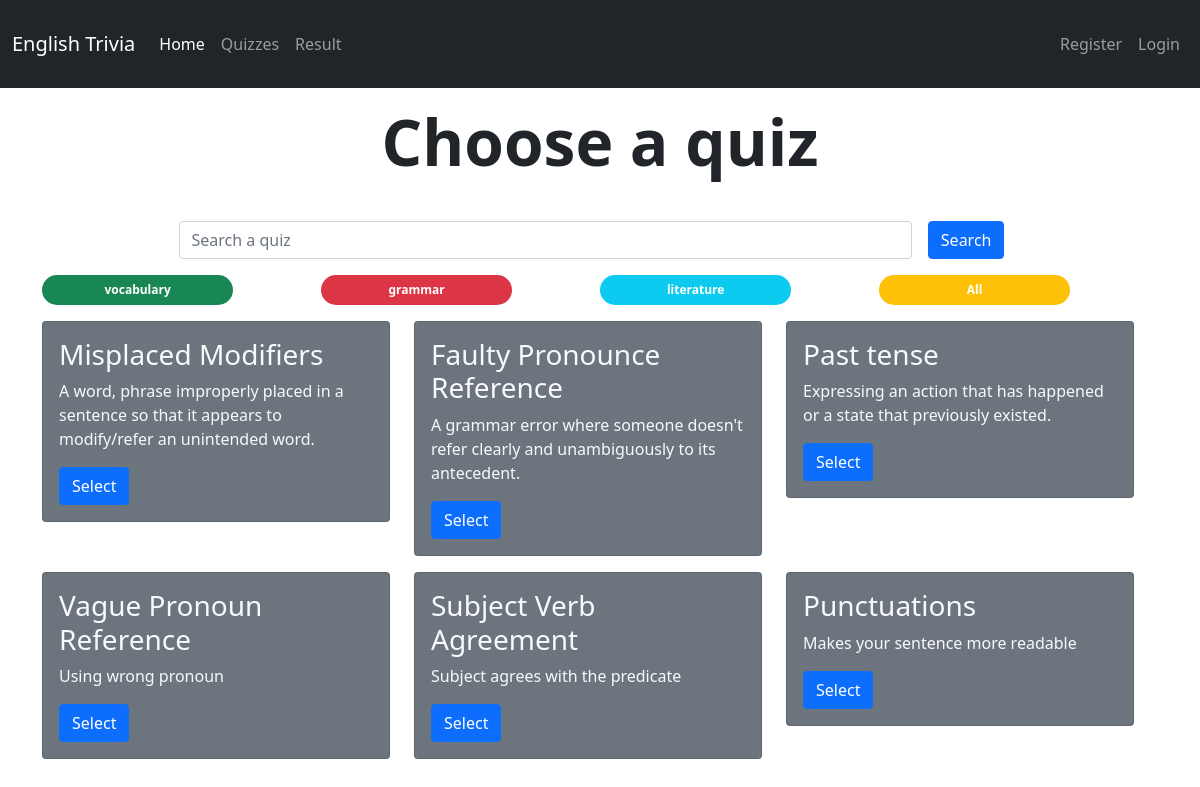
The page /selection on the database its author committed.
### trivia/models.py (models this page shows, shortened)
class Category(models.Model):
  category = models.CharField(max_length=15)
  def __str__(self):
    return self.category

class Quiz(models.Model):
  topic = models.CharField(max_length=100)
  category = models.ForeignKey(Category, on_delete=models.CASCADE, default=None)
  description_text = models.CharField(max_length = 200, default='Description')
  Lesson = models.TextField(max_length = 1000, default="Enter a Text")

### trivia/views.py (the view)
# urls.py: path('selection', views.selection, name='selection'),
def selection(request):
  if request.GET.get('search') is None:
    search = "";
    all_quizzes = Quiz.objects.all
  else:
    search = request.GET['search'];
    all_quizzes = Quiz.objects.filter(topic__icontains=search)
  categories = Category.objects.all
  template = loader.get_template('all_quizzes.html')
  context = {
        'all_quizzes': all_quizzes,
        'search': search,
        'categories': categories
  }
  return HttpResponse(template.render(context, request))

### trivia/templates/all_quizzes.html (shortened to what this page needs)
{% extends "base.html" %}
{% block content %}
<div class="row">
  <div class="text-center mt-3">
    <h1 class="display-3 fw-bold">Choose a quiz</h1>
  </div>
  <form action="{% url 'selection' %}"
    class="row g-3 justify-content-center">
  <div class="col-8">
    <input type="text" class="form-control" id="inputSearch" placeholder="Search a quiz" name="search" value="{{ search }}">
  </div>
  <div class="col-1">
    <button type="submit" class="btn btn-primary mb-3">Search</button>
  </div>
</form>
<div class="row ">
{% for cat in categories %}
<div class="col-3">
  {% if cat.category == "grammar" %}
   <a href="{% url 'category' cat %}" class="rond">
  <span class="mx-auto py-2 badge rounded-pill bg-danger col-9 pil btn">{{ cat.category }}</span></a>
</div>
  {% elif cat.category == "vocabulary"%}
   <a href="{% url 'category' cat %}" class="rond">
  <span class="mx-auto py-2 badge rounded-pill bg-success col-9 pil btn">{{ cat.category }}</span></a>
</div>
  {% else %}
  <a href="{% url 'category' cat %}" class="rond">
  <span class="mx-auto py-2 badge rounded-pill bg-info col-9 pil btn">{{ cat.category }}</span></a>
</div>
  {% endif %}
 {% endfor %}
<div class="col-3">
  <a href="{% url 'selection' %}" class="rond">
  <span class="mx-auto py-2 badge rounded-pill bg-warning col-9 pil btn">All</span></a>
</div>
</div>
  <div class="row">
    {% if all_quizzes %}
    {% for quiz in all_quizzes %}
    <div class="col-sm-4 mt-3">
      <div class="quiz-card">
      <div class="card bg-secondary text-light">
      <div class="card-body">
        <h5 class="card-title h3">{{ quiz.topic }}</h5>
        <p class="card-text">{{ quiz.description_text }}</p>
        <div>
          <a href="/quiz/{{ quiz.id }}/start" class="btn btn-primary text-center">Select</a>
        </div>
      </div>
    </div>
  </div>
    </div>
    {% endfor %}
{% else %}
  <h2 style="margin-top: 0px; padding-left:12rem; padding-top: 4rem;">Sorry, No quiz available.. :(</h2>
   <div class="col-2 mx-auto mb-3 py-5">
      <a href="/selection" class="btn btn-dark my-4" type="button">Go back to main menu</a>
    </div>
{% endif %}
</div>
</div>
{% endblock %}

### trivia/templates/base.html (shortened to what this page needs)
{% load static %}
<!DOCTYPE html>
<html lang="en">
<head>
  <link rel="stylesheet" type="text/css" href="{% static 'css/bootstrap/bootstrap.min.css' %}"/>
<link rel="stylesheet" href="{% static 'css/styles.css' %}"/>
</head>
<body {% block bodystyle %}{% endblock %}>
  <nav class="py-4 navbar navbar-expand-lg navbar-dark bg-dark">
  <div class="container-fluid flex-row d-flex">
      <a href="/" class="navbar-brand">English Trivia</a>
        <div class="collapse navbar-collapse flex" id="navbarCollapse">
            <div class="navbar-nav flex">
                <a href="/" class="nav-item nav-link active">Home</a>
                <a href="/selection" class="nav-item nav-link">Quizzes</a>
                <a href="/scoreboard" class="nav-item nav-link">Result</a>
            </div>
            <div class="navbar-nav ms-auto flex">
              {% if user.is_authenticated %}
              <a href="/profile" class="nav-item nav-link d-flex justify-content-end" style="margin-left: rem;"> profile</a>
              <a href="/logout" class="nav-item nav-link d-flex justify-content-end" style="margin-left: rem;">Logout</a>
              {% else %}
                <a href="/register" class="me- fixed-right nav-item nav-link d-flex justify-content-right" style="margin-left:;">Register</a>
                <a href="/login" class="me nav-item nav-link d-flex justify-content-end" ">Login</a>
            {% endif %}
      </div>
  </div>
</nav>
  <div class="container">
    {% block content %}{% endblock %}
  </div>
</body>
</html>

### trivia/static/css/styles.css (style rules this page uses)
.rond { text-decoration: none; color: white; }

### rows shown on the page
Category: category "vocabulary"
Category: category "grammar"
Category: category "literature"
Quiz: topic "Misplaced Modifiers", description_text "A word, phrase improperly placed in a sentence so that it appears to modify/refer an unintended word."
Quiz: topic "Faulty Pronounce Reference", description_text "A grammar error where someone doesn't refer clearly and unambiguously to its antecedent."
Quiz: topic "Past tense", description_text "Expressing an action that has happened or a state that previously existed."
Quiz: topic "Vague Pronoun Reference", description_text "Using wrong pronoun"
Quiz: topic "Subject Verb Agreement", description_text "Subject agrees with the predicate"
Quiz: topic "Punctuations", description_text "Makes your sentence more readable"
